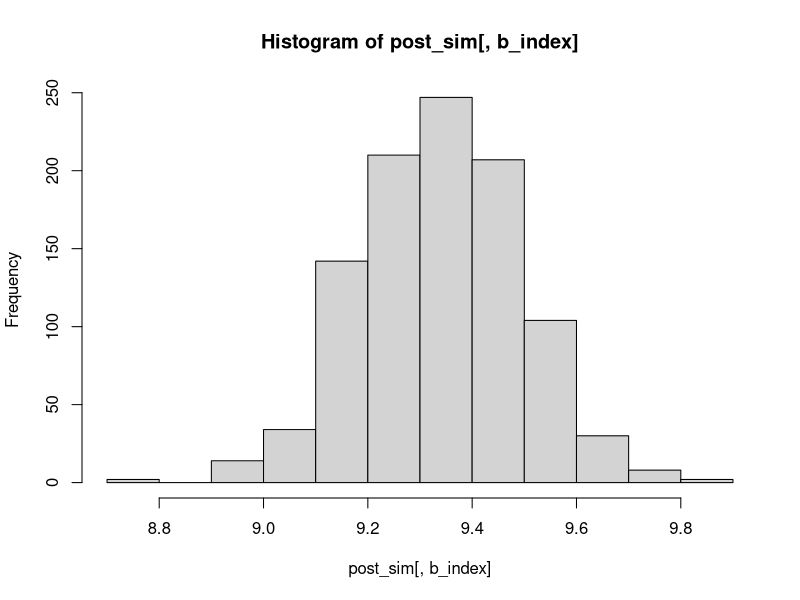
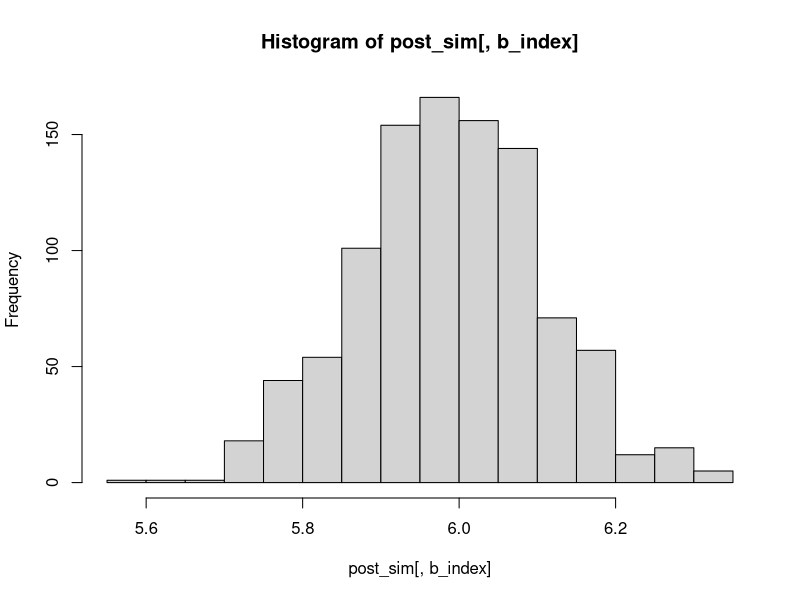

The R source for these figures, in order:
## ---- chunk 1
##Simulate Data
b <- c(-1,5,10,15,20)
sig2 <- 1
sig2_mat <- matrix(0,length(b),length(b))
theta <- rep(0,length(b))
diag(sig2_mat) <- sig2
n <- 50
x <- matrix(rnorm(n*length(b),0,1),nrow = n)

#Simulated Responses
y <- rnorm(n,x %*% b,sig2) + rnorm(n,0,1)

sign_mat <- ((sig2_mat)^-1 + (1/sig2) * t(x)%*%x)^-1
beta_n <- sign_mat %*% (diag(sig2_mat)^-1 * theta + (1/sig2) * t(x)%*% as.matrix(y))



#Compare to standard linear regression
df <- cbind(y,x)
df <- as.data.frame(df)

lm.fit <- lm(y ~ .,df + 0)




cbind(b,beta_n,lm.fit$coefficients[-1])

#Exercise try changing the hyper-parameters & sample size. How does this affect the inferred weights?

## ---- chunk 2
#Visualize Posterior distribution for specific coefficients
library(mvtnorm)
post_sim <- rmvnorm(1000, mean = beta_n, sigma = sign_mat)

b_index <- 4

hist(post_sim[,b_index])
## ---- chunk 3
## Regularized Linear Regression
tau2 <- 25  # Prior variance (corresponds to ridge penalty)


sign_mat_ridge <- ((sig2_mat/tau2)^-1 + (1/sig2) * t(x)%*%x)^-1
beta_n_ridge <- sign_mat_ridge %*% (diag(sig2_mat)^-1 * theta + (1/sig2) * t(x)%*% as.matrix(y))
beta_n_ridge

post_sim <- rmvnorm(1000, mean = beta_n_ridge, sigma = sign_mat_ridge)
hist(post_sim[,b_index])

cbind(b,beta_n,beta_n_ridge,lm.fit$coefficients[-1])

